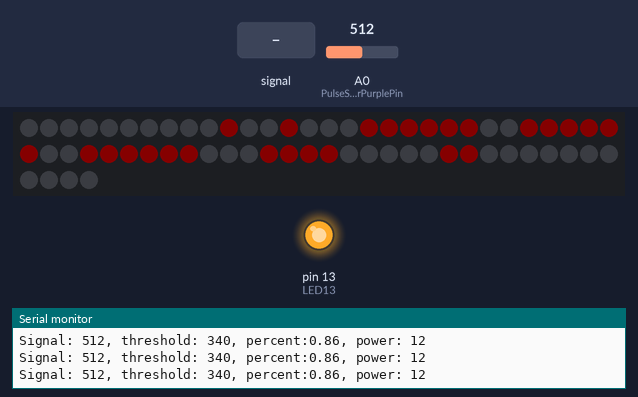
A sketch run on a simulated Arduino Uno, built with avr-gcc and run on an emulated ATmega328P. Parts: 64 RGB LEDs in strip order, left to right, continuing on the next row, output pins drawn as LEDs (lit = HIGH), the last lines printed to the serial monitor. Dashed ring = blinking. The test bench sets the inputs (shaded band); at power-on: A0 (PulseSensorPurplePin) = 512. Dim RGB values are drawn brighter than linear.

Above: at 1.2 s.
1.3 s: A0 (PulseSensorPurplePin) fed a 200 Hz sine of ±255 counts around its level
At 2.0 s:
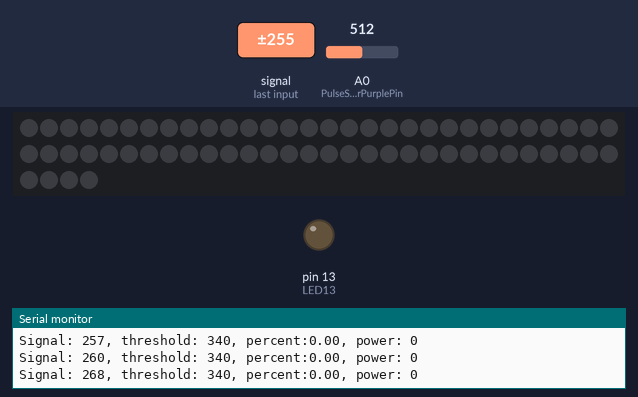
4.0 s: A0 (PulseSensorPurplePin) set to 550
7.0 s: A0 (PulseSensorPurplePin) fed a 1000 Hz sine of ±255 counts around its level
At 7.44 s:
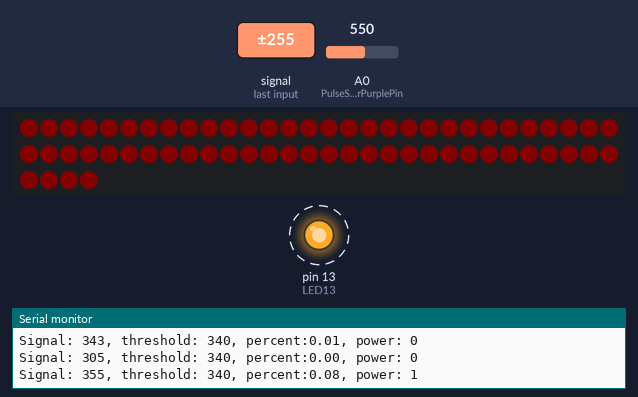
10.0 s: A0 (PulseSensorPurplePin) set to 306
13.0 s: A0 (PulseSensorPurplePin) fed a 2 Hz sine of ±306 counts around its level
At 15.9 s:
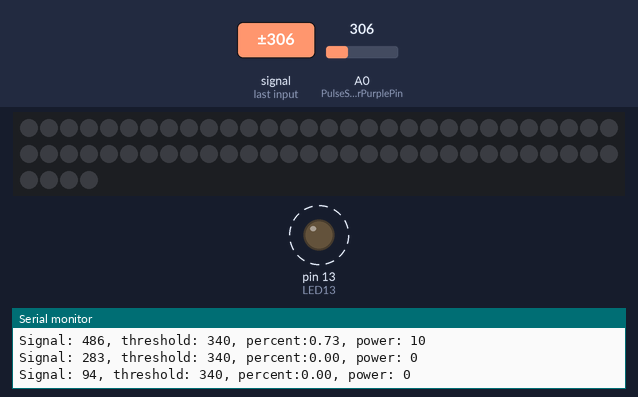
16.0 s: A0 (PulseSensorPurplePin) set to 245
Timing chart, 0 to 18.5 s (numbered marks = the images above; inputs shaded):
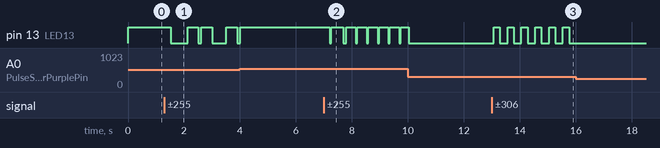

Measured:
- after the input at 1.3 s, pin 13 (LED13): goes LOW 0.61 s, HIGH 0.37 s, LOW 0.11 s, HIGH 0.39 s, LOW 0.50 s, HIGH 0.39 s, then LOW, starting after 0.23 s; the LEDs: first change after 0.06 s (image 1 shows a later state)
- after the input at 7.0 s, pin 13 (LED13): alternates HIGH for 0.33 s and LOW for 0.06 s, starting after 0.20 s; the LEDs: first change after 0.14 s (image 2 shows a later state)
- after the input at 13.0 s, pin 13 (LED13): alternates HIGH for 0.22 s and LOW for 0.27 s, starting after 0.06 s; the LEDs: first change after 0.11 s (image 3 shows a later state)
- after the input at 16.0 s, pin 13 (LED13): stops changing and stays LOW
- what the display in image 1 shows lasts 0.7 s, from 1.5 s to 2.2 s

The sketch:

ColorPulse.ino
```cpp
/* This example shows how to display a color whose brightness depends on the
 * heart beat

/* By default, the APA102 library uses pinMode and digitalWrite
 * to write to the LEDs, which works on all Arduino-compatible
 * boards but might be slow.  If you have a board supported by
 * the FastGPIO library and want faster LED updates, then install
 * the FastGPIO library and uncomment the next two lines: */
// #include <FastGPIO.h>
// #define APA102_USE_FAST_GPIO
#include <APA102.h>
#include <Streaming.h>

// Define which pins to use.
const uint8_t dataPin = 11;
const uint8_t clockPin = 12;

// Create an object for writing to the LED strip.
APA102<dataPin, clockPin> ledStrip;

// Set the number of LEDs to control.
const uint16_t ledCount = 64;

// Create a buffer for holding the colors (3 bytes per color).
rgb_color colors[ledCount];

//  Variables

int PulseSensorPurplePin = 0; // Pulse Sensor PURPLE WIRE connected to ANALOG PIN 0
int LED13 = 13;               //  The on-board Arduion LED

int maxBrightness = 15;
int Signal;          // holds the incoming raw data. Signal value can range from 0-1024
int Threshold = 340; // Determine which Signal to "count as a beat", and which to ingore.
int MaxThreshold = 540;
const int Bound = 800;

bool heartArrayFilled[5][64]{
    {0, 0, 0, 0, 0, 0, 0, 0,
     0, 0, 0, 0, 0, 0, 0, 0,
     0, 0, 0, 0, 0, 0, 0, 0,
     0, 0, 0, 0, 0, 0, 0, 0,
     0, 0, 0, 1, 1, 0, 0, 0,
     0, 0, 0, 0, 0, 0, 0, 0,
     0, 0, 0, 0, 0, 0, 0, 0,
     0, 0, 0, 0, 0, 0, 0, 0},
    {0, 0, 0, 0, 0, 0, 0, 0,
     0, 0, 0, 0, 0, 0, 0, 0,
     0, 0, 0, 0, 0, 0, 0, 0,
     0, 0, 0, 1, 1, 0, 0, 0,
     0, 0, 0, 1, 1, 0, 0, 0,
     0, 0, 0, 0, 0, 0, 0, 0,
     0, 0, 0, 0, 0, 0, 0, 0,
     0, 0, 0, 0, 0, 0, 0, 0},
    {0, 0, 0, 0, 0, 0, 0, 0,
     0, 0, 0, 0, 0, 0, 0, 0,
     0, 0, 1, 0, 0, 1, 0, 0,
     0, 0, 1, 1, 1, 1, 0, 0,
     0, 0, 1, 1, 1, 1, 0, 0,
     0, 0, 0, 1, 1, 0, 0, 0,
     0, 0, 0, 0, 0, 0, 0, 0,
     0, 0, 0, 0, 0, 0, 0, 0},
    {0, 0, 0, 0, 0, 0, 0, 0,
     0, 0, 1, 0, 0, 1, 0, 0,
     0, 1, 1, 1, 1, 1, 1, 0,
     0, 1, 1, 1, 1, 1, 1, 0,
     0, 1, 1, 1, 1, 1, 1, 0,
     0, 0, 1, 1, 1, 1, 0, 0,
     0, 0, 0, 1, 1, 0, 0, 0,
     0, 0, 0, 0, 0, 0, 0, 0},
    {0, 1, 1, 0, 0, 1, 1, 0,
     1, 1, 1, 1, 1, 1, 1, 1,
     1, 1, 1, 1, 1, 1, 1, 1,
     1, 1, 1, 1, 1, 1, 1, 1,
     1, 1, 1, 1, 1, 1, 1, 1,
     0, 1, 1, 1, 1, 1, 1, 0,
     0, 0, 1, 1, 1, 1, 0, 0,
     0, 0, 0, 1, 1, 0, 0, 0}};

bool heartArray[5][64]{
    {0, 0, 0, 0, 0, 0, 0, 0,
     0, 0, 0, 0, 0, 0, 0, 0,
     0, 0, 0, 0, 0, 0, 0, 0,
     0, 0, 0, 0, 0, 0, 0, 0,
     0, 0, 0, 1, 1, 0, 0, 0,
     0, 0, 0, 0, 0, 0, 0, 0,
     0, 0, 0, 0, 0, 0, 0, 0,
     0, 0, 0, 0, 0, 0, 0, 0},
    {0, 0, 0, 0, 0, 0, 0, 0,
     0, 0, 0, 0, 0, 0, 0, 0,
     0, 0, 0, 0, 0, 0, 0, 0,
     0, 0, 0, 1, 1, 0, 0, 0,
     0, 0, 0, 1, 1, 0, 0, 0,
     0, 0, 0, 0, 0, 0, 0, 0,
     0, 0, 0, 0, 0, 0, 0, 0,
     0, 0, 0, 0, 0, 0, 0, 0},
    {0, 0, 0, 0, 0, 0, 0, 0,
     0, 0, 0, 0, 0, 0, 0, 0,
     0, 0, 1, 0, 0, 1, 0, 0,
     0, 0, 1, 1, 1, 1, 0, 0,
     0, 0, 1, 0, 0, 1, 0, 0,
     0, 0, 0, 1, 1, 0, 0, 0,
     0, 0, 0, 0, 0, 0, 0, 0,
     0, 0, 0, 0, 0, 0, 0, 0},
    {0, 0, 0, 0, 0, 0, 0, 0,
     0, 0, 1, 0, 0, 1, 0, 0,
     0, 1, 0, 1, 1, 0, 1, 0,
     0, 1, 0, 0, 0, 0, 1, 0,
     0, 1, 0, 0, 0, 0, 1, 0,
     0, 0, 1, 0, 0, 1, 0, 0,
     0, 0, 0, 1, 1, 0, 0, 0,
     0, 0, 0, 0, 0, 0, 0, 0},
    {0, 1, 1, 0, 0, 1, 1, 0,
     1, 0, 0, 1, 1, 0, 0, 1,
     1, 0, 0, 0, 0, 0, 0, 1,
     1, 0, 0, 0, 0, 0, 0, 1,
     1, 0, 0, 0, 0, 0, 0, 1,
     0, 1, 0, 0, 0, 0, 1, 0,
     0, 0, 1, 0, 0, 1, 0, 0,
     0, 0, 0, 1, 1, 0, 0, 0}};

int dataCalibrateInterval = 5;

// Set the brightness to use (the maximum is 31).
uint8_t brightness;

void setup()
{
  pinMode(LED13, OUTPUT); // pin that will blink to your heartbeat!
  Serial.begin(9600);     // Set's up Serial Communication at certain speed.
}

/* Converts a color from HSV to RGB.
 * h is hue, as a number between 0 and 360.
 * s is the saturation, as a number between 0 and 255.
 * v is the value, as a number between 0 and 255. */
rgb_color hsvToRgb(uint16_t h, uint8_t s, uint8_t v)
{
  uint8_t f = (h % 60) * 255 / 60;
  uint8_t p = (255 - s) * (uint16_t)v / 255;
  uint8_t q = (255 - f * (uint16_t)s / 255) * (uint16_t)v / 255;
  uint8_t t = (255 - (255 - f) * (uint16_t)s / 255) * (uint16_t)v / 255;
  uint8_t r = 0, g = 0, b = 0;
  switch ((h / 60) % 6)
  {
  case 0:
    r = v;
    g = t;
    b = p;
    break;
  case 1:
    r = q;
    g = v;
    b = p;
    break;
  case 2:
    r = p;
    g = v;
    b = t;
    break;
  case 3:
    r = p;
    g = q;
    b = v;
    break;
  case 4:
    r = t;
    g = p;
    b = v;
    break;
  case 5:
    r = v;
    g = p;
    b = q;
    break;
  }
  return rgb_color(r, g, b);
}

void readPulseData()
{
  Signal = analogRead(PulseSensorPurplePin); // Read the PulseSensor's value.
                                             // Assign this value to the "Signal" variable.
}

void displaySignalOnLed()
{
  //  Serial.println(Signal); // Send the Signal value to Serial Plotter.
  if (Signal > Threshold)
  { // If the signal is above "550", then "turn-on" Arduino's on-Board LED.
    digitalWrite(LED13, HIGH);
  }
  else
  {
    digitalWrite(LED13, LOW); //  Else, the sigal must be below "550", so "turn-off" this LED.
  }
}

void sendColor(uint16_t power, uint8_t red, uint8_t green, uint8_t blue)
{
  // Choose the lowest possible 5-bit brightness that will work.
  uint8_t brightness5Bit = 1;
  while (brightness5Bit * 255 < power && brightness5Bit < 31)
  {
    brightness5Bit++;
  }

  // Set brightness8Bit to be power divided by brightness5Bit,
  // rounded to the nearest whole number.
  uint8_t brightness8Bit = (power + (brightness5Bit / 2)) / brightness5Bit;

  // Send the white color to the LED strip.  At this point,
  // brightness8Bit multiplied by brightness5Bit should be
  // approximately equal to power.
  ledStrip.sendColor((float)red * power / 31, (float)green * power / 31, (float)blue * power / 31, brightness5Bit);
}

void displayBackgroundMatrix()
{
  ledStrip.startFrame();

  for (uint16_t i = 0; i < ledCount; i++)
  {
    sendColor(10, 255, 255, 255);
  }
  ledStrip.endFrame(ledCount);
}

void displayMatrix()
{
  uint8_t time = millis() >> 4;

  float percent = constrain((float)(Signal - Threshold) / (MaxThreshold - Threshold), 0, 1);
  int power = constrain((float)(Signal - Threshold) / (MaxThreshold - Threshold), 0, 1) * maxBrightness;
  Serial << "Signal: " << Signal << ", threshold: " << Threshold << ", percent:" << percent << ", power: " << power << endl;

  if (power == 1)
  {
    ledStrip.startFrame();
    for (uint16_t i = 0; i < ledCount; i++)
    {
      sendColor(31, 255, 0, 0);
    }
    ledStrip.endFrame(ledCount);

    delay(250);
  }
  else if (power == 0)
  {
    ledStrip.startFrame();
    for (uint16_t i = 0; i < ledCount; i++)
    {
      sendColor(0, 255, 0, 0);
    }
    ledStrip.endFrame(ledCount);
  }
  else
  {
    ledStrip.startFrame();
    for (uint16_t i = 0; i < ledCount; i++)
    {
      if (heartArrayFilled[(int)(percent * 4)][i])
      {
        sendColor(31, 255, 0, 0);
      }
      else
      {
        sendColor(0, 0, 0, 0);
      }
    }
    ledStrip.endFrame(ledCount);
  }
}

void loop()
{
  readPulseData();
  displaySignalOnLed();
  displayMatrix();
  //  displayBackgroundMatrix();
  delay(5);
}
```
